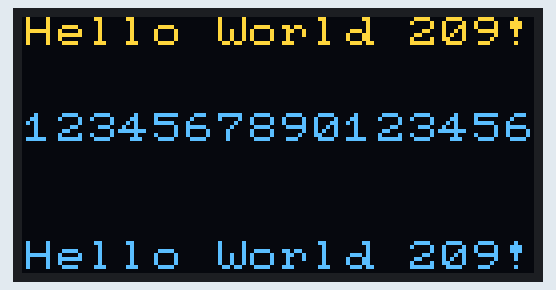
A sketch run on a simulated Arduino Uno, built with avr-gcc and run on an emulated ATmega328P. On the bench: 128×64 one-colour display. The OLED is the two-colour kind (top 16 rows yellow).

Above: at 0.3 s.

The sketch:

oled.ino
```cpp
#include <Arduino.h>
#include <U8x8lib.h>     //Using u8g2 library

U8X8_SSD1306_128X64_NONAME_SW_I2C u8x8(1, 3, U8X8_PIN_NONE);

void setup(void)
{
  u8x8.begin();
  u8x8.setPowerSave(0);

  u8x8.setFont(u8x8_font_pxplusibmcgathin_f);
  u8x8.drawString(0,0,"Hello World 209!");
  u8x8.drawString(0,3,"1234567890123456");
  u8x8.drawString(0,7,"Hello World 209!");
}

void loop(void)
{
}
```
